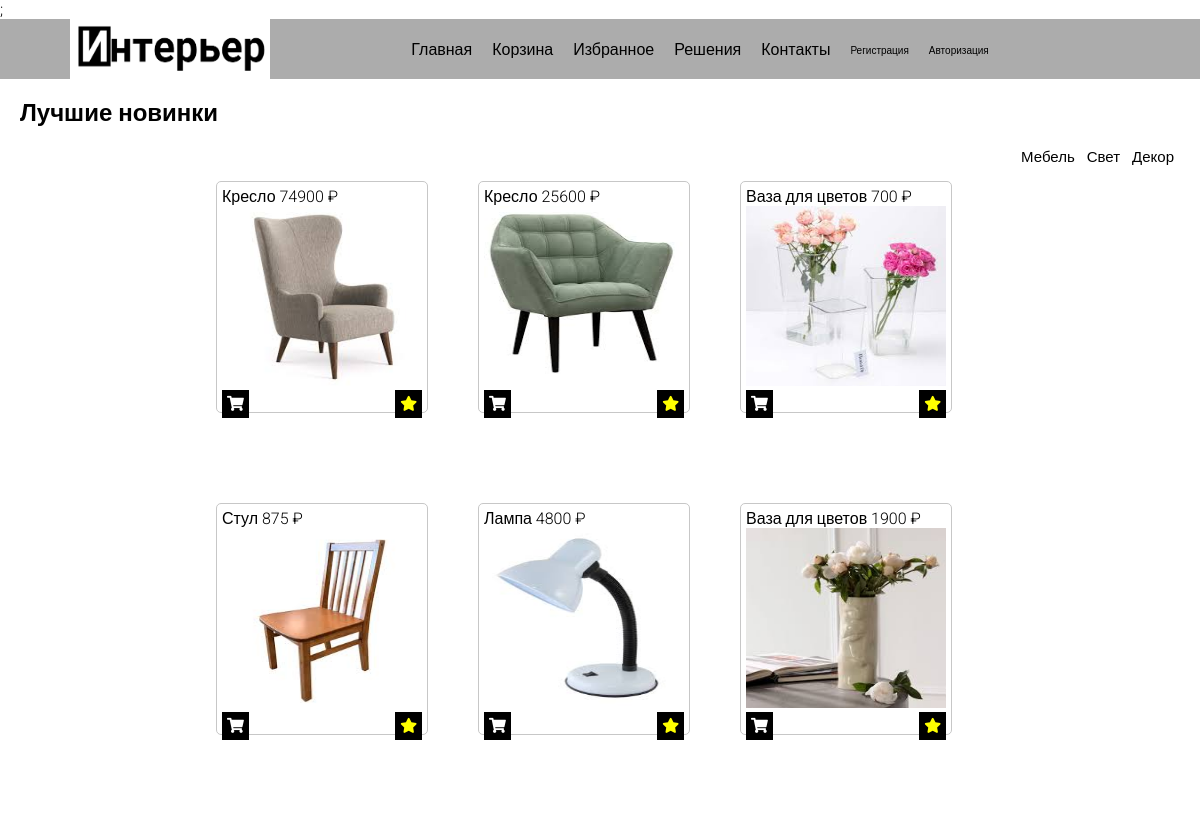
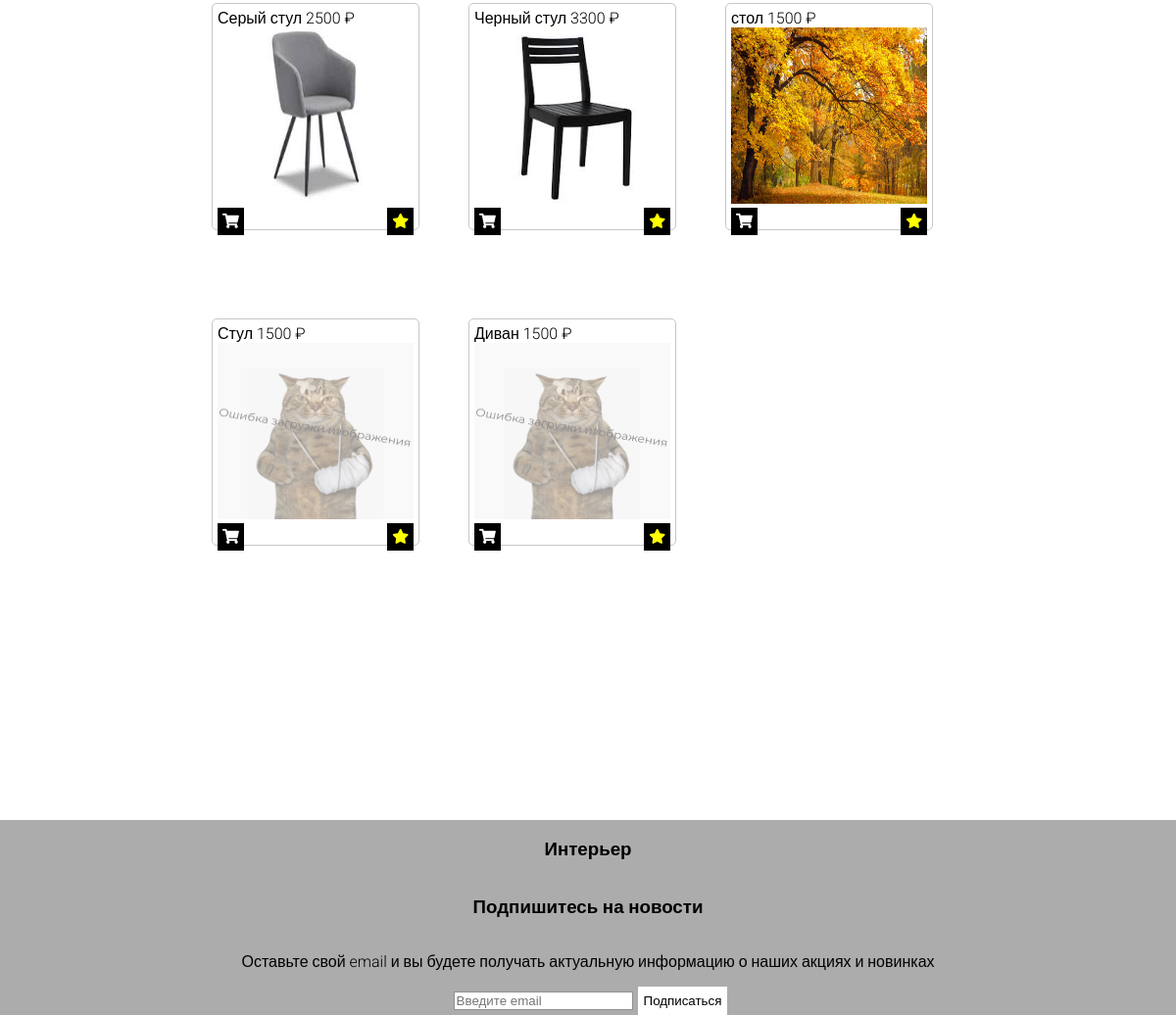
The page / on the database its author committed (2 pictures, top to bottom).
### tables this page shows
CREATE TABLE `products` (
  `id` int(11) NOT NULL,
  `title` varchar(255) NOT NULL,
  `price` int(11) NOT NULL,
  `img` varchar(255) DEFAULT NULL
);

### index.php (the view, shortened to what this page needs)
<!DOCTYPE html>
<html lang="en">
<head>
    <link rel="stylesheet" href="style/style.css">
    <link rel="stylesheet" href="https://cdnjs.cloudflare.com/ajax/libs/font-awesome/5.15.4/css/all.min.css">;
</head>
<body>
    <?php
    $username = "root";
    $password = "";
    $conn = new PDO("mysql:host=localhost;dbname=test",$username,$password);
    $sql = "SELECT * FROM `products`";
    $stmt = $conn->prepare($sql);
    $stmt->execute();
    $products = $stmt->fetchAll(PDO::FETCH_ASSOC);
    ?>
    <header>
        <div class="nav">
            <img class="logo" src="img/logo.png" alt="logo">
            <div class="menu">
                <a href="index.php">Главная</a>
                <a href="pro.php">Корзина</a>
                <a href="fav.php">Избранное</a>
                <a href="#">Решения</a>
                <a href="#">Контакты</a>
                <a class="head-auth" href="reg.php">Регистрация</a>
                <a class="head-auth" href="auth.php">Авторизация</a>
            </div>
        </div>
    </header>
    <article>
        <div class="nav2">
            <h2>Лучшие новинки</h1>
                <div class="nav3">
                    <button class="bnav">Мебель</button>
                    <button class="bnav">Свет</button>
                    <button class="bnav">Декор</button>
                </div>
        </div>
        <div class="table">
        <?php for($i=0; $i<count($products); $i++){
            ?>
            <div class="product">
                <?php echo $products[$i]["title"]?>
                <?php echo $products[$i]["price"]?> ₽
                <?php
                    $img = $products[$i]['img'];
                    if($img){
                        echo "<img src='$img'>";
                    }
                    else{
                        echo "<img src='img/stub.png'>";
                    }
                ?>
                    <div class="btn">
                    <?php
                        $id = $products[$i]["id"];
                        echo "<a class='baction' href='script/add_pro.php?id=$id'><i class='fas fa-shopping-cart'></i></a>";
                        echo "<a class='baction' onclick='toggleFav()' href='script/add_fav.php?id=$id'><i class='fas fa-star'></i></a>";
                    ?>
                    </div>
            </div>
        <?php
        } ?>
        </div>
    </article>
    <footer>
        <div class="footer">
            <h3>Интерьер</h3>
            <h3>Подпишитесь на новости</h3>
            <p>Оставьте свой email и вы будете получать актуальную информацию о наших акциях и новинках</p>
        </div>
        <div class="subscr">
            <input type="email" placeholder = "Введите email">
            <button>Подписаться</button>
        </div>
    </footer>
</body>
</html>

### style/style.css (style rules this page uses)
header { background-color: rgb(172, 172, 172); }
body { font-family: "Roboto", sans-serif; font-weight: 300; font-style: normal; margin: 0px; }
.logo { width: 200px; height: 60px; }
.nav { display: flex; justify-content:space-around; align-items: center; }
.menu { display: flex; justify-content: space-between; gap: 20px; }
a { color: black; text-decoration: none; }
.nav2 { padding: 0 20px 0 20px; }
.nav3 { display: flex; justify-content:flex-end; margin-bottom: 15px; }
.bnav { font-size: 15px; font-weight: 400; }
.table,.buscket, .favorite { display: flex; flex-wrap: wrap; gap: 50px; width: 768px; margin:auto; }
.product, .buscket-product, .favorite-product { border: solid 0.5px rgb(199, 199, 199); padding: 5px; width: 200px; height: 220px; border-radius: 5px; margin-bottom: 40px; }
div>img { width: 200px; height: 180px; }
.footer { display: flex; flex-direction: column; align-items: center; }
.btn { display: flex; justify-content: space-between; }
button { border: none; background-color: white; color: black; transition: background-color 0.3s ease; }
.baction { font-size: 15px; padding: 5px; border: none; background-color: black; color: white; }
.subscr { display: flex; justify-content: center; }
footer { background-color: rgb(172, 172, 172); margin-top: 20%; }
input { margin-right: 5px; }
.baction i.fa-star { color:yellow; }
input { margin: 5px 5px; border: solid 0.3px #8f8f8f; }
.head-auth { font-size: 10px; margin-top: 5px; }
input:valid:not(:placeholder-shown) { box-shadow: 0 0 10px #10b713; }

### rows shown on the page
products: title "Кресло", price "74900", img (picture)
products: title "Кресло", price "25600", img (picture)
products: title "Ваза для цветов", price "700", img (picture)
products: title "Стул", price "875", img (picture)
products: title "Лампа", price "4800", img (picture)
products: title "Ваза для цветов", price "1900", img (picture)
products: title "Серый стул", price "2500", img (picture)
products: title "Черный стул", price "3300", img (picture)
products: title "стол", price "1500", img (picture)
products: title "Стул", price "1500"
products: title "Диван", price "1500"
